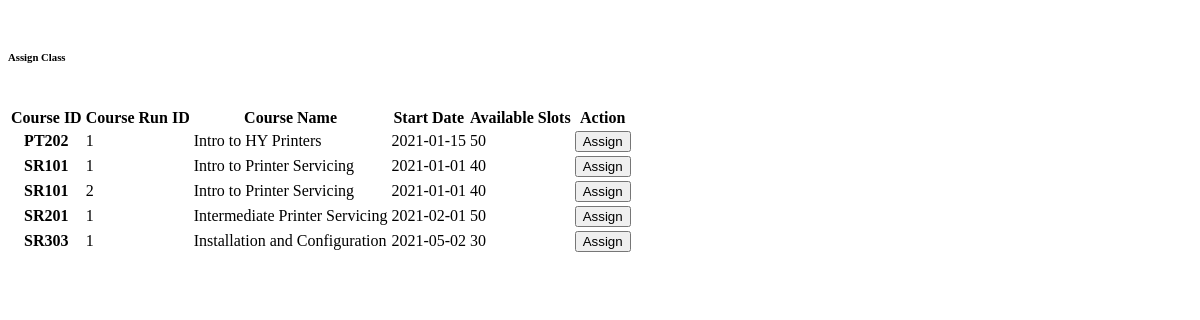
The page /View/Admin/AssignTrainerTo.php on the database as committed earlier.
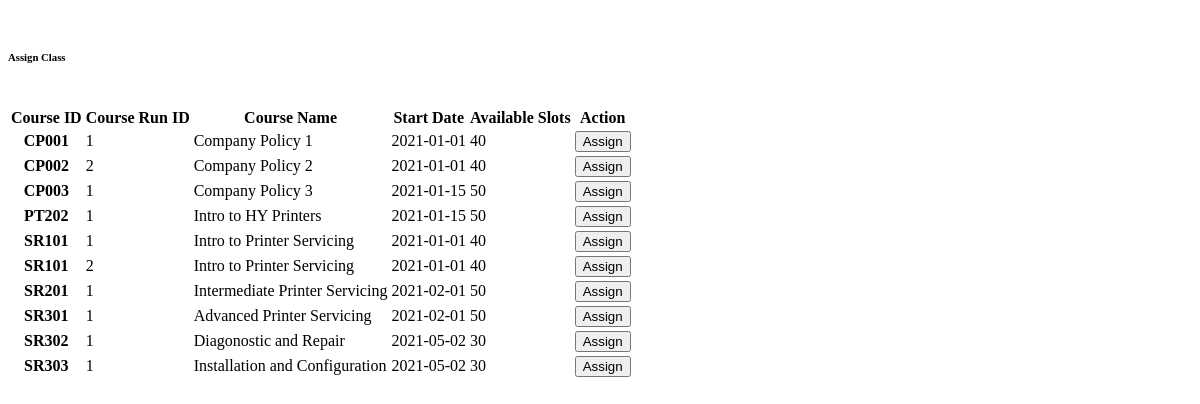
The same page on the database as committed later.
### tables this page shows
CREATE TABLE Course_Run(
     
    Course_Code CHAR(5) NOT NULL, 
    Course_Run_ID INT NOT NULL, 

    Capacity INT,  
    Start_Date DATE, 
    End_Date DATE,
     

    CONSTRAINT Course_Run_PK PRIMARY KEY (Course_Code, Course_Run_ID), 
    CONSTRAINT Course_Run_FK FOREIGN KEY (Course_Code) REFERENCES Course(Course_Code)
);

CREATE TABLE Course(
    Course_Code CHAR(5) NOT NULL,  

    Course_Name VARCHAR(255), 
    Bagde_Name VARCHAR(255),  
    Badge_Image BLOB,  
    Course_Status BOOLEAN,  

    CONSTRAINT Course_PK PRIMARY KEY (Course_Code)
);

### Class/CourseRunDAO.php (called while the page is built, shortened)
<?php
class CourseRunDAO{
    function displayAllCourseRun(){
        $conn = new ConnectionManager();
        $pdo = $conn->getConnection();
        $sql = "SELECT C.Course_Code, Course_Name, Course_Run_ID, Capacity, Start_Date, End_Date
                FROM Course C, Course_Run CR WHERE C.Course_Code = CR.Course_Code;";
        $stmt = $pdo->prepare($sql);
        $stmt->setFetchMode(PDO::FETCH_ASSOC);
        $status = $stmt->execute();
        while($row = $stmt->fetch()){
            $result[] = [$row["Course_Code"], $row["Course_Name"], $row["Course_Run_ID"], $row["Capacity"], $row["Start_Date"], $row["End_Date"]];
        }
        return $result;
    }
}
?>

### View/Admin/AssignTrainerTo.php (the view, shortened to what this page needs)
<!DOCTYPE html>
<html lang="en">
<head>
</head>
<body>
      <?php
          $courseRunDAO = new CourseRunDAO();
          $courseRuns = $courseRunDAO->displayAllCourseRun();
        ?>
    <br>
     <div class="container">
        <div class="row mapD">
            <h6 class="border-bottom border-gray pb-2 mb-0">Assign Class</h6>
        </div>
        <br>
        <div id="datatable">
            <table class="table table-striped table-bordered">
                <thead class="thead-dark">
                    <tr>
                      <th scope="col">Course ID</th>
                      <th scope="col">Course Run ID</th>
                      <th scope="col">Course Name</th>
                      <th scope="col">Start Date</th>
                      <th scope="col">Available Slots</th>
                      <th scope="col">Action</th>
                    </tr>
                </thead>
                <tbody>
                  <?php foreach ($courseRuns as $courseRun){
                    echo "
                    <tr>
                      <th scope=\"row\">{$courseRun[0]}</th>
                      <td>{$courseRun[2]}</td>
                      <td>{$courseRun[1]}</td>
                      <td>{$courseRun[4]}</td>
                      <td>{$courseRun[3]}</td>
                      <td><a href=\"./postData/AssignTrainerProcess.php?empID={$_GET['empID']}&CourseID={$courseRun[0]}&CourseRUNID={$courseRun[2]}\"><button class=\"btn btn-outline-primary\">Assign</button></a></td>
                    </tr>
                    ";
                  }
                  ?>
                  </tbody>
            </table>
        </div>
    </div>
</body>
</html>

Rows that differ between the two databases and show on the page:
added course_run: Course_Code.Course_Code "CP001", Course_Run_ID "1", Course_Code.Course_Name "Company Policy 1", Start_Date "2021-01-01", Capacity "40"
added course_run: Course_Code.Course_Code "CP002", Course_Run_ID "2", Course_Code.Course_Name "Company Policy 2", Start_Date "2021-01-01", Capacity "40"
added course_run: Course_Code.Course_Code "CP003", Course_Run_ID "1", Course_Code.Course_Name "Company Policy 3", Start_Date "2021-01-15", Capacity "50"
added course_run: Course_Code.Course_Code "SR301", Course_Run_ID "1", Course_Code.Course_Name "Advanced Printer Servicing", Start_Date "2021-02-01", Capacity "50"
added course_run: Course_Code.Course_Code "SR302", Course_Run_ID "1", Course_Code.Course_Name "Diagonostic and Repair", Start_Date "2021-05-02", Capacity "30"
